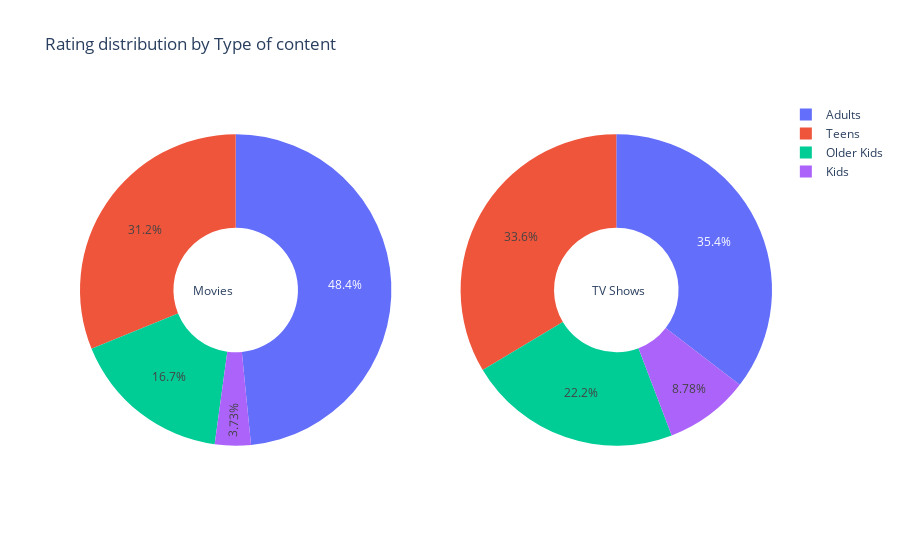

Notebook code for this chart:
### Code cell
#針對影集或是歌劇
movie_rating_df = generate_rating_df(movie_df)
show_rating_df = generate_rating_df(show_df)

fig = make_subplots(rows=1, cols=2, specs=[[{"type": "pie"}, {"type": "pie"}]])

fig.add_trace(
    go.Pie(labels=movie_rating_df['target_ages'], values=movie_rating_df['counts']),
    row=1, col=1
)

fig.add_trace(
    go.Pie(labels=show_rating_df['target_ages'], values=show_rating_df['counts']),
    row=1, col=2
)

fig.update_traces(textposition='inside', hole=.4, hoverinfo="label+percent+name")
fig.update_layout(
    title_text="Rating distribution by Type of content",
    # Add annotations in the center of the donut pies.
    annotations=[dict(text='Movies', x=0.16, y=0.5, font_size=12, showarrow=False),
                 dict(text='TV Shows', x=0.82, y=0.5, font_size=12, showarrow=False)])
fig.show()

### Figure 1 — Plotly figure (JSON) as saved in the notebook; plotly's stock layout.template omitted (floating-point values rounded to 4 significant figures)
{"data": [{"domain": {"x": [0, 0.45], "y": [0, 1]}, "hole": 0.4, "hoverinfo": "label+percent+name", "labels": ["Kids", "Kids", "Kids", "Older Kids", "Older Kids", "Older Kids", "Older Kids", "Teens", "Teens", "Adults", "Adults", "Adults", "Adults", "Adults"], "textposition": "inside", "type": "pie", "values": [36, 82, 41, 183, 432, 69, 27, 287, 1042, 2, 202, 506, 1348, 7]}, {"domain": {"x": [0.55, 1], "y": [0, 1]}, "hole": 0.4, "hoverinfo": "label+percent+name", "labels": ["Kids", "Kids", "Kids", "Older Kids", "Older Kids", "Older Kids", "Older Kids", "Teens", "Adults", "Adults", "Adults"], "textposition": "inside", "type": "pie", "values": [1, 70, 101, 1, 267, 99, 68, 658, 15, 2, 677]}], "layout": {"annotations": [{"font": {"size": 12}, "showarrow": false, "text": "Movies", "x": 0.16, "y": 0.5}, {"font": {"size": 12}, "showarrow": false, "text": "TV Shows", "x": 0.82, "y": 0.5}], "title": {"text": "Rating distribution by Type of content"}}}
